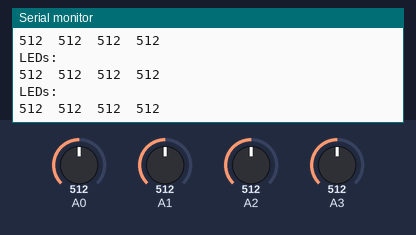
A sketch run on a simulated Arduino Uno, built with avr-gcc and run on an emulated ATmega328P. On the bench: the last lines printed to the serial monitor. The test bench sets the inputs (shaded band); at power-on: A0 = 512, A1 = 512, A2 = 512, A3 = 512.

Above: at 14.2 s.
14.3 s: A0 set to 992
At 14.83 s:
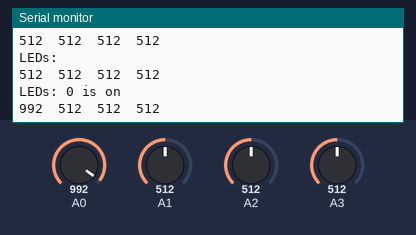
16.5 s: A1 set to 992
At 16.84 s:
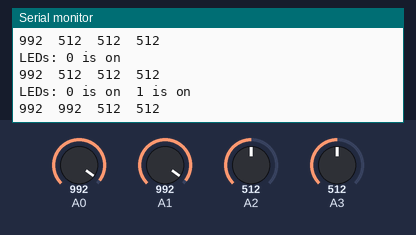
18.5 s: A2 set to 992
At 18.85 s:
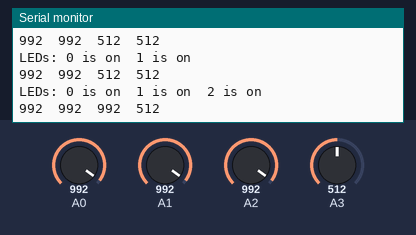
20.5 s: A3 set to 992
At 20.86 s:
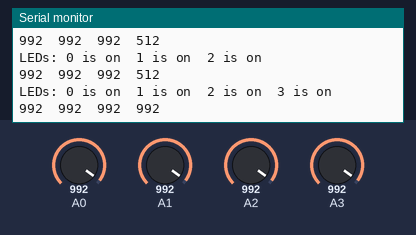
22.5 s: A0 set to 716
At 22.86 s:
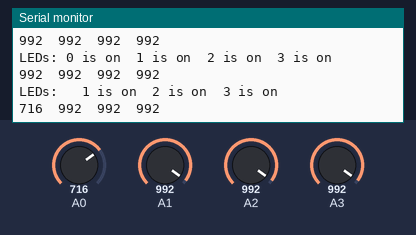
24.5 s: A1 set to 716
At 24.86 s:
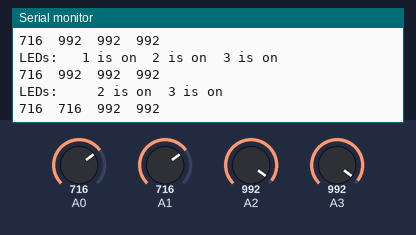
Timing chart, 0 to 27.5 s (numbered marks = the images above; inputs shaded):
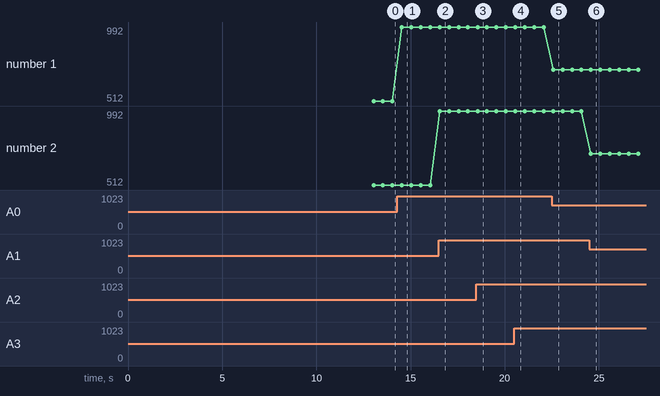

The sketch:

ir_emitter_detector.ino
```cpp
const int leds = 4;
const int samples = 10.0;

int avg_led[leds];
int curr_led[leds];

void setup() {
  Serial.begin(9600);

  delay(3000);

  Serial.println("Now sampling");

  for (int i = 0; i < leds; i++) {
    int pre_avg = 0;

    for (int j = 0; j < samples; j++) {
      pre_avg += analogRead(i);
      delay(250);
    }
    avg_led[i] = pre_avg / samples;

    Serial.print("Average for ");
    Serial.print(i);
    Serial.print(" is ");
    Serial.println(avg_led[i]);
  }
}

void loop() {
  Serial.print("LEDs: ");

  for (int i = 0; i < leds; i++) {
    curr_led[i] = analogRead(i);
    if (curr_led[i] > (1.5 * avg_led[i])) {
      Serial.print(i);
      Serial.print(" is on\t");
    }
    else
    {
      Serial.print("\t");
    }
  }
  Serial.println("");
  for (int i = 0; i < leds; i++) {
    Serial.print(curr_led[i]);
    Serial.print("\t");
  }
  Serial.println("");
  delay(500);
}
```

Measured:
- after the input at 14.3 s, the serial monitor: prints a new line after 0.21 s (image 1)
- after the input at 16.5 s, the serial monitor: prints a new line at once (image 2)
- after the input at 18.5 s, the serial monitor: prints a new line at once (image 3)
- after the input at 20.5 s, the serial monitor: prints a new line at once (image 4)
- after the input at 22.5 s, the serial monitor: prints a new line at once (image 5)
- after the input at 24.5 s, the serial monitor: prints a new line at once (image 6)
- plotted number 1: 512 → 992 after the input at 14.3 s, 992 → 716 after the input at 22.5 s
